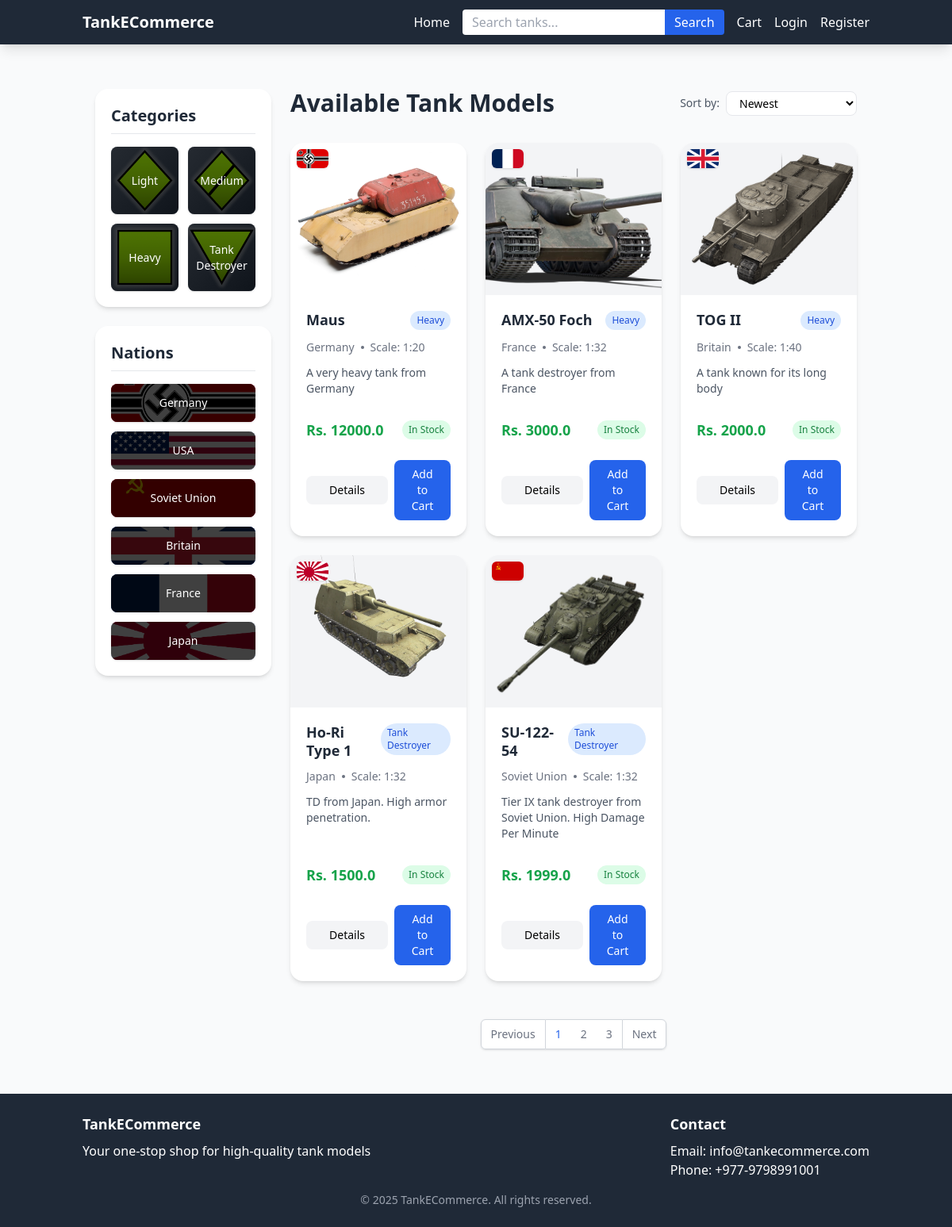
The page / on the database its author committed.
### models.py (models this page shows, shortened)
class TankCategory(db.Model):
    id = db.Column(db.Integer, primary_key=True)
    name = db.Column(db.String(50), unique=True)
    image_path = db.Column(db.String(255))
    tanks = db.relationship('Tank', backref='category', lazy='dynamic')

class Nation(db.Model):
    id = db.Column(db.Integer, primary_key=True)
    name = db.Column(db.String(50), unique=True)
    flag_image_path = db.Column(db.String(255))
    tanks = db.relationship('Tank', backref='nation', lazy='dynamic')

class Tank(db.Model):
    id = db.Column(db.Integer, primary_key=True)
    name = db.Column(db.String(100), index=True)
    description = db.Column(db.Text)
    price = db.Column(db.Float)
    stock = db.Column(db.Integer, default=0)
    image_path = db.Column(db.String(255))
    scale = db.Column(db.String(20))
    created_at = db.Column(db.DateTime, default=datetime.utcnow)
    category_id = db.Column(db.Integer, db.ForeignKey('tank_category.id'))
    nation_id = db.Column(db.Integer, db.ForeignKey('nation.id'))
    cart_items = db.relationship('CartItem', backref='tank', lazy='dynamic')
    order_items = db.relationship('OrderItem', backref='tank', lazy='dynamic')

### app.py (the view)
@app.route('/')
def index():
    categories = TankCategory.query.all()
    nations = Nation.query.all()
    tanks_query = Tank.query
    category_ids = request.args.getlist('category')
    nation_id = request.args.get('nation')
    search = request.args.get('search')
    if category_ids:
        category_ids = [int(cat_id) for cat_id in category_ids if cat_id.isdigit()]
        if category_ids:
            tanks_query = tanks_query.filter(Tank.category_id.in_(category_ids))
    if nation_id:
        tanks_query = tanks_query.filter_by(nation_id=nation_id)
    if search:
        tanks_query = tanks_query.filter(Tank.name.contains(search))
    tanks = tanks_query.order_by(Tank.created_at.desc()).all()
    return render_template('index.html', tanks=tanks, categories=categories, nations=nations, now=datetime.now())

### templates/index.html (shortened to what this page needs)
{% extends 'base.html' %}
{% block content %}
<div class="container mx-auto px-4 py-8">
    <div class="grid grid-cols-1 lg:grid-cols-12 gap-6">
        <aside class="lg:col-span-3 xl:col-span-2">
            <div class="sticky top-20 space-y-6">
                <div class="bg-white p-5 rounded-2xl shadow-md transition hover:shadow-lg">
                    <h3 class="font-semibold text-xl mb-4 border-b pb-2 text-gray-800">Categories</h3>
                    <div class="grid grid-cols-2 gap-3">
                        {% for category in categories %}
                            <button
                               data-category="{{ category.id }}"
                               class="category-toggle w-full aspect-square rounded-lg overflow-hidden shadow hover:shadow-lg transition transform hover:-translate-y-1 {% if category.id|string in request.args.getlist('category') %}active{% endif %}">
                                <div class="h-full w-full bg-cover bg-center"
                                     style="background-image: url('{{ url_for('static', filename=category.image_path) }}');">
                                    <div class="h-full w-full flex items-center justify-center bg-black/50 bg-cover hover:bg-opacity-20 transition">
                                        <span class="text-white font-medium text-sm">{{ category.name }}</span>
                                    </div>
                                </div>
                            </button>
                        {% endfor %}
                    </div>
                </div>
                <div class="bg-white p-5 rounded-2xl shadow-md transition hover:shadow-lg">
                    <h3 class="font-semibold text-xl mb-4 border-b pb-2 text-gray-800">Nations</h3>
                    <div class="space-y-3">
                        {% for nation in nations %}
                            <a href="{{ url_for('index', nation=nation.id) }}"
                               class="nation-button block rounded-lg overflow-hidden shadow hover:shadow-lg transition transform hover:-translate-y-1">
                                <div class="h-12 bg-cover bg-center"
                                     style="background-image: url('{{ url_for('static', filename=nation.flag_image_path) }}');">
                                    <div class="h-full w-full flex items-center justify-center bg-black/75 bg-opacity-30 hover:bg-opacity-20 transition">
                                        <span class="text-white font-medium text-sm">{{ nation.name }}</span>
                                    </div>
                                </div>
                            </a>
                        {% endfor %}
                    </div>
                </div>
            </div>
        </aside>
        <main class="lg:col-span-9 xl:col-span-10">
            <div class="flex justify-between items-center mb-8 flex-wrap">
                <h1 class="text-3xl font-bold text-gray-800">Available Tank Models</h1>
                <div class="flex items-center space-x-2 mt-4 sm:mt-0">
                    <span class="text-sm text-gray-600">Sort by:</span>
                    <select id="sort-select" name="sort" class="border rounded-lg px-3 py-1 text-sm bg-white">
                        <option value="newest" {% if request.args.get('sort') == 'newest' or not request.args.get('sort') %}selected{% endif %}>Newest</option>
                    </select>
                </div>
            </div>
            {% if not tanks %}
                <div class="bg-white p-8 rounded-2xl shadow text-center text-gray-600">
                    <svg xmlns="http://www.w3.org/2000/svg" class="h-16 w-16 mx-auto text-gray-400 mb-4" fill="none" viewBox="0 0 24 24" stroke="currentColor">
                        <path stroke-linecap="round" stroke-linejoin="round" stroke-width="2" d="M12 9v2m0 4h.01m-6.938 4h13.856c1.54 0 2.502-1.667 1.732-3L13.732 4c-.77-1.333-2.694-1.333-3.464 0L3.34 16c-.77 1.333.192 3 1.732 3z" />
                    </svg>
                    <p class="text-lg font-medium">No tanks found matching your criteria.</p>
                    <p class="text-sm text-gray-500 mt-2">Try adjusting your filters or check back later.</p>
                </div>
            {% else %}
                <div class="grid grid-cols-1 sm:grid-cols-2 lg:grid-cols-3 xl:grid-cols-4 gap-6">
                    {% for tank in tanks %}
                        <div class="bg-white rounded-2xl shadow-md overflow-hidden transition transform hover:shadow-xl hover:-translate-y-1 duration-300 h-full flex flex-col relative">
                            <div class="h-48 bg-gray-100 flex items-center justify-center overflow-hidden">
                                {% if tank.image_path %}
                                    <img src="{{ url_for('static', filename=tank.image_path.replace('static/', '')) }}"
                                         alt="{{ tank.name }}" class="w-full h-full object-cover hover:scale-105 transition duration-300">
                                {% endif %}
                            </div>
                            <div class="absolute top-2 left-2">
                                <div class="w-10 h-6 rounded-md shadow overflow-hidden bg-cover"
                                     style="background-image: url('{{ url_for('static', filename=tank.nation.flag_image_path) }}')">
                                </div>
                            </div>
                            <div class="p-5 space-y-3 flex-1 flex flex-col">
                                <div class="flex justify-between items-start">
                                    <h3 class="font-semibold text-lg leading-tight text-gray-800">{{ tank.name }}</h3>
                                    <span class="bg-blue-100 text-blue-700 text-xs px-2 py-1 rounded-full">
                                        {{ tank.category.name }}
                                    </span>
                                </div>
                                <div class="flex items-center text-sm text-gray-500">
                                    <span class="mr-2">{{ tank.nation.name }}</span>
                                    <span class="w-1 h-1 bg-gray-500 rounded-full"></span>
                                    <span class="ml-2">Scale: {{ tank.scale }}</span>
                                </div>
                                <p class="text-sm text-gray-600 line-clamp-3 flex-grow">{{ tank.description }}</p>
                                <div class="flex justify-between items-center pt-4 mt-auto">
                                    <span class="font-bold text-lg text-green-600">Rs. {{ tank.price }}</span>
                                    {% if tank.stock > 0 %}
                                        <span class="text-xs px-2 py-1 rounded-full bg-green-100 text-green-700">
                                            In Stock
                                        </span>
                                    {% else %}
                                        <span class="text-xs px-2 py-1 rounded-full bg-red-100 text-red-700">
                                            Out of Stock
                                        </span>
                                    {% endif %}
                                </div>
                                <div class="flex gap-2 items-center pt-3">
                                    <a href="{{ url_for('tank_detail', id=tank.id) }}"
                                       class="text-sm px-4 py-2 rounded-lg bg-gray-100 hover:bg-gray-200 transition flex-1 text-center">
                                        Details
                                    </a>
                                    {% if tank.stock > 0 %}
                                        <form action="{{ url_for('add_to_cart', tank_id=tank.id) }}" method="post" class="flex-1">
                                            <button type="submit"
                                                    class="text-sm px-4 py-2 rounded-lg bg-blue-600 text-white hover:bg-blue-700 transition w-full">
                                                Add to Cart
                                            </button>
                                        </form>
                                    {% else %}
                                        <button disabled
                                                class="text-sm px-4 py-2 rounded-lg bg-gray-300 text-gray-500 cursor-not-allowed flex-1">
                                            Sold Out
                                        </button>
                                    {% endif %}
                                </div>
                            </div>
                        </div>
                    {% endfor %}
                </div>
                <div class="mt-12 flex justify-center">
                    <nav class="inline-flex rounded-md shadow">
                        <a href="#" class="px-3 py-2 rounded-l-md border border-gray-300 bg-white text-sm font-medium text-gray-500 hover:bg-gray-50">
                            Previous
                        </a>
                        <a href="#" class="px-3 py-2 border-t border-b border-gray-300 bg-white text-sm font-medium text-blue-600 hover:bg-blue-50">
                            1
                        </a>
                        <a href="#" class="px-3 py-2 border-t border-b border-gray-300 bg-white text-sm font-medium text-gray-500 hover:bg-gray-50">
                            2
                        </a>
                        <a href="#" class="px-3 py-2 border-t border-b border-gray-300 bg-white text-sm font-medium text-gray-500 hover:bg-gray-50">
                            3
                        </a>
                        <a href="#" class="px-3 py-2 rounded-r-md border border-gray-300 bg-white text-sm font-medium text-gray-500 hover:bg-gray-50">
                            Next
                        </a>
                    </nav>
                </div>
            {% endif %}
        </main>
    </div>
</div>
{% endblock %}

### templates/base.html (shortened to what this page needs)
<!DOCTYPE html>
<html lang="en">
<head>
    <script src="https://cdn.tailwindcss.com"></script>
</head>
<body class="bg-gray-50 min-h-screen flex flex-col">
    <nav class="bg-gray-800 text-white shadow-lg">
        <div class="container mx-auto px-4 py-3 flex justify-between items-center">
            <a href="{{ url_for('index') }}" class="text-xl font-bold">TankECommerce</a>
            <div class="flex space-x-4 items-center">
                <a href="{{ url_for('index') }}" class="hover:text-gray-300">Home</a>
                <form action="{{ url_for('index') }}" method="get" class="hidden md:flex">
                    <input type="text" name="search" placeholder="Search tanks..." class="px-3 py-1 rounded-l text-black">
                    <button type="submit" class="bg-blue-600 px-3 py-1 rounded-r hover:bg-blue-700">Search</button>
                </form>
                <a href="{{ url_for('cart') }}" class="hover:text-gray-300">
                    Cart
                </a>
                {% if current_user.is_authenticated %}
                    {% if current_user.is_admin %}
                        <a href="{{ url_for('admin_dashboard') }}" class="hover:text-gray-300">Admin</a>
                    {% endif %}
                    <a href="{{ url_for('logout') }}" class="hover:text-gray-300">Logout</a>
                {% else %}
                    <a href="{{ url_for('login') }}" class="hover:text-gray-300">Login</a>
                    <a href="{{ url_for('register') }}" class="hover:text-gray-300">Register</a>
                {% endif %}
            </div>
        </div>
    </nav>
    <main class="container mx-auto px-4 py-6 flex-grow">
        {% block content %}{% endblock %}
    </main>
    <footer class="bg-gray-800 text-white py-6">
        <div class="container mx-auto px-4">
            <div class="flex flex-col md:flex-row justify-between">
                <div class="mb-4 md:mb-0">
                    <h3 class="text-lg font-semibold mb-2">TankECommerce</h3>
                    <p>Your one-stop shop for high-quality tank models</p>
                </div>
                <div>
                    <h3 class="text-lg font-semibold mb-2">Contact</h3>
                    <p>Email: info@tankecommerce.com</p>
                    <p>Phone: +977-9798991001</p>
                </div>
            </div>
            <div class="mt-4 text-center text-sm text-gray-400">
                <p>&copy; {{ now.year }} TankECommerce. All rights reserved.</p>
            </div>
        </div>
    </footer>
</body>
</html>

### templates/index.html (style rules this page uses)
.nation-button, .category-toggle { position: relative; }
.nation-button[style*="url('']"], .nation-button:not([style*="url('"]) { background-color: #2a4365; background-image: linear-gradient(135deg, #2a4365 0%, #1e3a8a 100%); }
.category-toggle[style*="url('']"], .category-toggle:not([style*="url('"]) { background-color: #4b5563; background-image: linear-gradient(135deg, #4b5563 0%, #1f2937 100%); }

### rows shown on the page
TankCategory: image_path (picture), name "Light"
TankCategory: image_path (picture), name "Medium"
TankCategory: image_path (picture), name "Heavy"
TankCategory: image_path (picture), name "Tank Destroyer"
Nation: flag_image_path (picture), name "Germany"
Nation: flag_image_path (picture), name "USA"
Nation: flag_image_path (picture), name "Soviet Union"
Nation: flag_image_path (picture), name "Britain"
Nation: flag_image_path (picture), name "France"
Nation: flag_image_path (picture), name "Japan"
Tank: image_path+name (picture), flag_image_path (picture), name "Maus", category.name "Heavy", nation.name "Germany", scale "1:20", description "A very heavy tank from Germany", price "12000.0", stock "In Stock"
Tank: image_path (picture), flag_image_path (picture), name "AMX-50 Foch", category.name "Heavy", nation.name "France", scale "1:32", description "A tank destroyer from France", price "3000.0", stock "In Stock"
Tank: image_path (picture), flag_image_path (picture), name "TOG II", category.name "Heavy", nation.name "Britain", scale "1:40", description "A tank known for its long body", price "2000.0", stock "In Stock"
Tank: image_path (picture), flag_image_path (picture), name "Ho-Ri Type 1", category.name "Tank Destroyer", nation.name "Japan", scale "1:32", description "TD from Japan. High armor penetration.", price "1500.0", stock "In Stock"
Tank: image_path (picture), flag_image_path (picture), name "SU-122-54", category.name "Tank Destroyer", nation.name "Soviet Union", scale "1:32", description "Tier IX tank destroyer from Soviet Union. High Damage Per Minute", price "1999.0", stock "In Stock"
